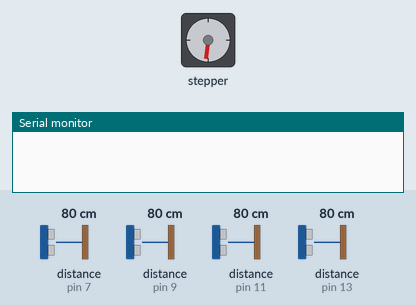
The sketch below on a simulated Arduino Uno, built with avr-gcc and run on an emulated ATmega328P. Parts: stepper motor, the last lines printed to the serial monitor. Wiring (inferred from the names in the program): ultrasonic range finder: trigger pin 6; echo pin 7. Inputs (shaded band) come from the test bench; at power-on: distance to the obstacle (sensors on pin 7, pin 9, pin 11, pin 13) 80 cm. The echo pulse lasts 58.3 µs per cm; stepper angles assume 200 steps per turn.

Above: at 2.4 s.
2.5 s: distance to the obstacle (sensor on pin 7) set to 14 cm
At 2.93 s:
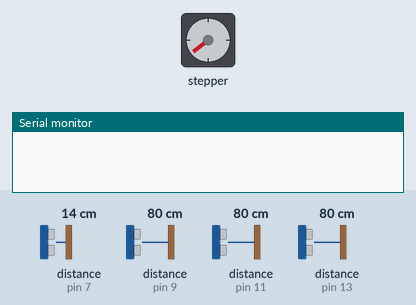
6.0 s: distance to the obstacle (sensor on pin 7) set to 11 cm
At 7.9 s:
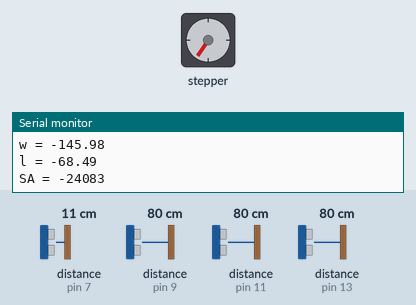
Timing chart, 0 to 19.0 s (numbered marks = the images above; inputs shaded):
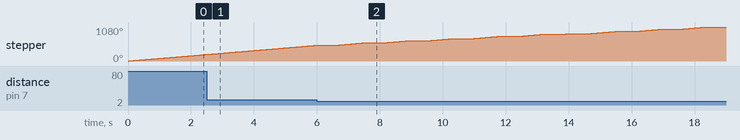

The sketch:

ConveyV1_0.ino
```cpp
#include <Wire.h>
#include <AccelStepper.h>
#define dirPin 2
#define stepPin 3
#define motorInterfaceType 1
AccelStepper stepper = AccelStepper(motorInterfaceType, stepPin, dirPin);
int trigPin3=6;
int echoPin3=7;
// Height
int trigPin4=8;
int echoPin4=9;
//Width Far
int trigPin5=10;
int echoPin5=11;
// Width Close
int trigPinl=12;
int echoPinl=13;
//length
int wofconv=14; //Check conveyor Length
int interger = 0;

////Change every condition based on distance from convyor belt./////////////////////////////
long duration3;
long duration4;
long distance5;
int SA;
float w;
float l;


void setup()
{
  Serial.begin (19200);
  pinMode(trigPin3, OUTPUT);
  pinMode(echoPin3, INPUT);
  pinMode(trigPin4, OUTPUT);
  pinMode(echoPin4, INPUT);
  pinMode(trigPin5, OUTPUT);
  pinMode(echoPin5, INPUT);
  pinMode(trigPinl, OUTPUT);
  pinMode(echoPinl, INPUT);
  stepper.setMaxSpeed(1000);
  Wire.begin();

}

void loop()
{
 interger = interger + 1;
 int inter1 = interger % 8000;
 if (inter1 == 0)
  {
    float duration3;
    digitalWrite(trigPin3, LOW);
    delayMicroseconds(2);
    digitalWrite(trigPin3, HIGH);
    delayMicroseconds(10);
    digitalWrite(trigPin3, LOW);
    duration3 = pulseIn(echoPin3, HIGH);
    float distance3 = (duration3*0.0343) / 2;
    delay(30);

// Distance based on the dimention on conv.
    if (distance3 >= 12 || distance3 <= 1)
    {
      stepper.setSpeed(48);
      stepper.runSpeed();
    }
    else
    {
      delay(500);
      float inter11 = 14 - distance3;
      Serial.print("h = ");
      Serial.println(inter11);
      float duration4;
      digitalWrite(trigPin4, LOW);
      delayMicroseconds(2);
      digitalWrite(trigPin4, HIGH);
      delayMicroseconds(10);
      digitalWrite(trigPin4, LOW);
      duration4 = pulseIn(echoPin4, HIGH);
      float distance4 = (duration4*0.0343) / 2;
      delay(30);
///////////////////////////////////////////////////
      float duration5;
      digitalWrite(trigPin5, LOW);// Added this line
      delayMicroseconds(2); // Added this line
      digitalWrite(trigPin5, HIGH);
      delayMicroseconds(10); // Added this line
      digitalWrite(trigPin5, LOW);
      duration5 = pulseIn(echoPin5, HIGH);
      float distance5 = (duration5*0.0343) / 2;
      delay(30);

      w = wofconv - (distance4 + distance5); // Change based on Length. Also which sensor, change based on that
      Serial.print("w = ");
      Serial.println(w);

      float durationl;
      digitalWrite(trigPinl, LOW);
      delayMicroseconds(2);
      digitalWrite(trigPinl, HIGH);
      delayMicroseconds(10);
      digitalWrite(trigPinl, LOW);
      durationl = pulseIn(echoPinl, HIGH);
      float distancel = (durationl*0.0343) / 2;
      delay(30);

      l = 25 - (13.5 + distancel);
      Serial.print("l = ");
      Serial.println(l);

      SA = w*l*distance3;
      Serial.print("SA = ");
      Serial.println(SA);
    }

    if (w>=6 || w<=2)
    {
      Serial.print("");
    }
    else
    {
    Wire.beginTransmission(9);
    Wire.write(SA);
    Wire.endTransmission();
    w = 0;
    }
  }
  else
  {
    stepper.setSpeed(48);
    stepper.runSpeed();
  }
}
```

Measured:
- the behaviour switches between 13 and 12 cm on distance to the obstacle (sensor on pin 7) (found by bisection; images 1 and 2)
